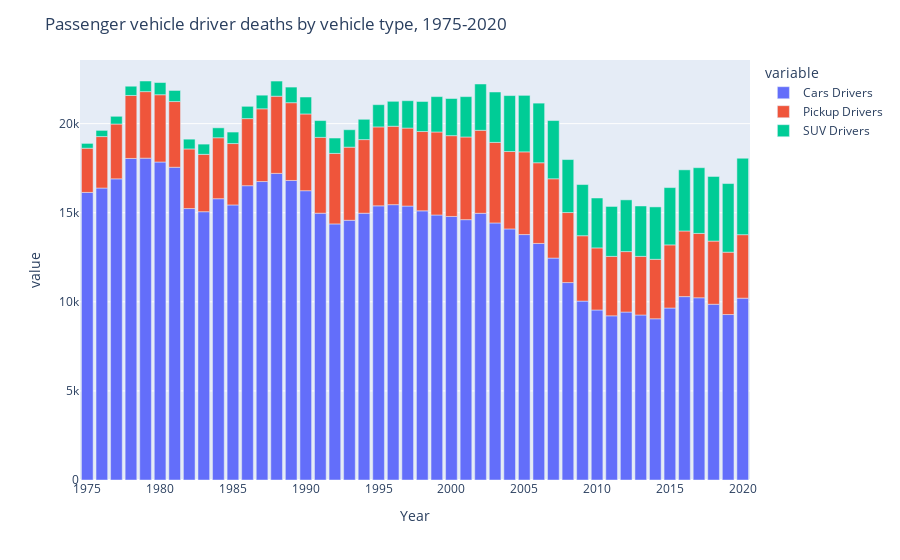

The notebook cell saved with this chart:
### Markdown cell above
- #### <b>Bar chart - Passenger vehicle <span style='background:green'>driver</span> deaths by vehicle type, 1975-2020</b>

### Code cell
fig = px.bar(drivers_df, x='Year', y=drivers_df.drop(columns=['Year']).columns)
fig.update_layout(title='Passenger vehicle driver deaths by vehicle type, 1975-2020')
fig.show()

### Figure 1 — Plotly figure (JSON) as saved in the notebook; plotly's stock layout.template omitted (floating-point values rounded to 4 significant figures)
{"data": [{"alignmentgroup": "True", "hovertemplate": "variable=Cars Drivers<br>Year=%{x}<br>value=%{y}<extra></extra>", "legendgroup": "Cars Drivers", "marker": {"color": "#636efa", "pattern": {"shape": ""}}, "name": "Cars Drivers", "offsetgroup": "Cars Drivers", "orientation": "v", "showlegend": true, "textposition": "auto", "type": "bar", "x": [1975, 1976, 1977, 1978, 1979, 1980, 1981, 1982, 1983, 1984, 1985, 1986, 1987, 1988, 1989, 1990, 1991, 1992, 1993, 1994, 1995, 1996, 1997, 1998, 1999, 2000, 2001, 2002, 2003, 2004, 2005, 2006, 2007, 2008, 2009, 2010, 2011, 2012, 2013, 2014, 2015, 2016, 2017, 2018, 2019, 2020], "xaxis": "x", "y": [16141, 16385, 16903, 18047, 18064, 17848, 17553, 15235, 15058, 15787, 15437, 16519, 16751, 17209, 16811, 16237, 14974, 14372, 14577, 14975, 15386, 15453, 15375, 15106, 14874, 14791, 14611, 14969, 14426, 14092, 13775, 13277, 12455, 11081, 10040, 9542, 9216, 9425, 9261, 9049, 9652, 10292, 10227, 9864, 9287, 10206], "yaxis": "y"}, {"alignmentgroup": "True", "hovertemplate": "variable=Pickup Drivers<br>Year=%{x}<br>value=%{y}<extra></extra>", "legendgroup": "Pickup Drivers", "marker": {"color": "#EF553B", "pattern": {"shape": ""}}, "name": "Pickup Drivers", "offsetgroup": "Pickup Drivers", "orientation": "v", "showlegend": true, "textposition": "auto", "type": "bar", "x": [1975, 1976, 1977, 1978, 1979, 1980, 1981, 1982, 1983, 1984, 1985, 1986, 1987, 1988, 1989, 1990, 1991, 1992, 1993, 1994, 1995, 1996, 1997, 1998, 1999, 2000, 2001, 2002, 2003, 2004, 2005, 2006, 2007, 2008, 2009, 2010, 2011, 2012, 2013, 2014, 2015, 2016, 2017, 2018, 2019, 2020], "xaxis": "x", "y": [2481, 2890, 3076, 3535, 3734, 3776, 3687, 3345, 3219, 3422, 3446, 3764, 4082, 4332, 4365, 4307, 4256, 3958, 4105, 4130, 4431, 4402, 4376, 4452, 4658, 4535, 4641, 4658, 4522, 4344, 4642, 4528, 4451, 3929, 3670, 3484, 3335, 3395, 3291, 3338, 3544, 3684, 3613, 3546, 3500, 3563], "yaxis": "y"}, {"alignmentgroup": "True", "hovertemplate": "variable=SUV Drivers<br>Year=%{x}<br>value=%{y}<extra></extra>", "legendgroup": "SUV Drivers", "marker": {"color": "#00cc96", "pattern": {"shape": ""}}, "name": "SUV Drivers", "offsetgroup": "SUV Drivers", "orientation": "v", "showlegend": true, "textposition": "auto", "type": "bar", "x": [1975, 1976, 1977, 1978, 1979, 1980, 1981, 1982, 1983, 1984, 1985, 1986, 1987, 1988, 1989, 1990, 1991, 1992, 1993, 1994, 1995, 1996, 1997, 1998, 1999, 2000, 2001, 2002, 2003, 2004, 2005, 2006, 2007, 2008, 2009, 2010, 2011, 2012, 2013, 2014, 2015, 2016, 2017, 2018, 2019, 2020], "xaxis": "x", "y": [270, 347, 434, 519, 596, 684, 623, 549, 575, 557, 645, 690, 765, 850, 877, 951, 943, 863, 977, 1140, 1248, 1399, 1537, 1686, 1986, 2086, 2265, 2599, 2829, 3139, 3171, 3347, 3269, 2975, 2872, 2801, 2802, 2903, 2828, 2941, 3216, 3432, 3688, 3629, 3852, 4290], "yaxis": "y"}], "layout": {"barmode": "relative", "legend": {"title": {"text": "variable"}, "tracegroupgap": 0}, "margin": {"t": 60}, "title": {"text": "Passenger vehicle driver deaths by vehicle type, 1975-2020"}, "xaxis": {"anchor": "y", "domain": [0, 1], "title": {"text": "Year"}}, "yaxis": {"anchor": "x", "domain": [0, 1], "title": {"text": "value"}}}}
